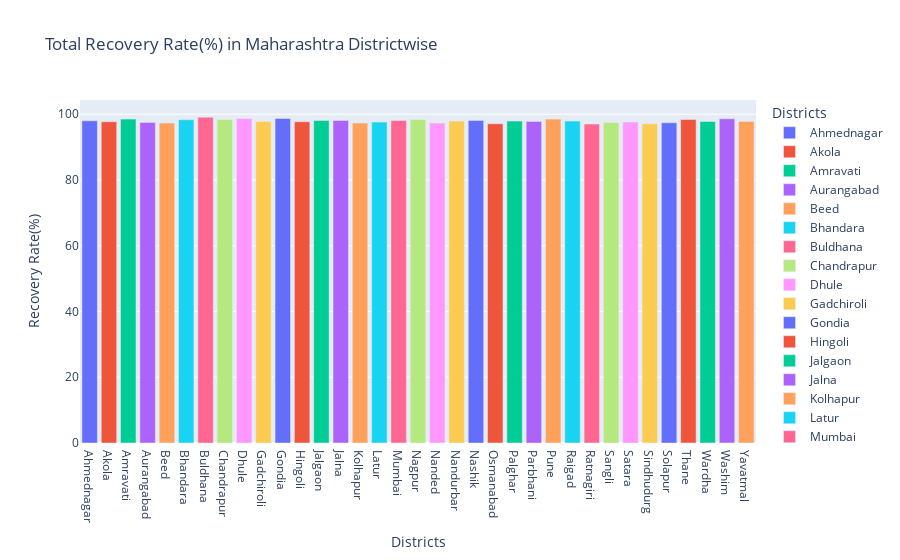

This figure's notebook cell:
### Markdown cell above
### Total Recovery Rate(%) in Maharashtra Districtwise

### Code cell
fig=px.bar(dataframe,x="Districts",y="Recovery Rate(%)",title="Total Recovery Rate(%) in Maharashtra Districtwise",color='Districts')
fig.show()

### Figure 1 — Plotly figure (JSON) as saved in the notebook; plotly's stock layout.template omitted (floating-point values rounded to 4 significant figures)
{"data": [{"alignmentgroup": "True", "hovertemplate": "Districts=%{x}<br>Recovery Rate(%)=%{y}<extra></extra>", "legendgroup": "Ahmednagar", "marker": {"color": "#636efa", "pattern": {"shape": ""}}, "name": "Ahmednagar", "offsetgroup": "Ahmednagar", "orientation": "v", "showlegend": true, "textposition": "auto", "type": "bar", "x": ["Ahmednagar"], "xaxis": "x", "y": [98], "yaxis": "y"}, {"alignmentgroup": "True", "hovertemplate": "Districts=%{x}<br>Recovery Rate(%)=%{y}<extra></extra>", "legendgroup": "Akola", "marker": {"color": "#EF553B", "pattern": {"shape": ""}}, "name": "Akola", "offsetgroup": "Akola", "orientation": "v", "showlegend": true, "textposition": "auto", "type": "bar", "x": ["Akola"], "xaxis": "x", "y": [97.7], "yaxis": "y"}, {"alignmentgroup": "True", "hovertemplate": "Districts=%{x}<br>Recovery Rate(%)=%{y}<extra></extra>", "legendgroup": "Amravati", "marker": {"color": "#00cc96", "pattern": {"shape": ""}}, "name": "Amravati", "offsetgroup": "Amravati", "orientation": "v", "showlegend": true, "textposition": "auto", "type": "bar", "x": ["Amravati"], "xaxis": "x", "y": [98.5], "yaxis": "y"}, {"alignmentgroup": "True", "hovertemplate": "Districts=%{x}<br>Recovery Rate(%)=%{y}<extra></extra>", "legendgroup": "Aurangabad", "marker": {"color": "#ab63fa", "pattern": {"shape": ""}}, "name": "Aurangabad", "offsetgroup": "Aurangabad", "orientation": "v", "showlegend": true, "textposition": "auto", "type": "bar", "x": ["Aurangabad"], "xaxis": "x", "y": [97.5], "yaxis": "y"}, {"alignmentgroup": "True", "hovertemplate": "Districts=%{x}<br>Recovery Rate(%)=%{y}<extra></extra>", "legendgroup": "Beed", "marker": {"color": "#FFA15A", "pattern": {"shape": ""}}, "name": "Beed", "offsetgroup": "Beed", "orientation": "v", "showlegend": true, "textposition": "auto", "type": "bar", "x": ["Beed"], "xaxis": "x", "y": [97.3], "yaxis": "y"}, {"alignmentgroup": "True", "hovertemplate": "Districts=%{x}<br>Recovery Rate(%)=%{y}<extra></extra>", "legendgroup": "Bhandara", "marker": {"color": "#19d3f3", "pattern": {"shape": ""}}, "name": "Bhandara", "offsetgroup": "Bhandara", "orientation": "v", "showlegend": true, "textposition": "auto", "type": "bar", "x": ["Bhandara"], "xaxis": "x", "y": [98.3], "yaxis": "y"}, {"alignmentgroup": "True", "hovertemplate": "Districts=%{x}<br>Recovery Rate(%)=%{y}<extra></extra>", "legendgroup": "Buldhana", "marker": {"color": "#FF6692", "pattern": {"shape": ""}}, "name": "Buldhana", "offsetgroup": "Buldhana", "orientation": "v", "showlegend": true, "textposition": "auto", "type": "bar", "x": ["Buldhana"], "xaxis": "x", "y": [99.1], "yaxis": "y"}, {"alignmentgroup": "True", "hovertemplate": "Districts=%{x}<br>Recovery Rate(%)=%{y}<extra></extra>", "legendgroup": "Chandrapur", "marker": {"color": "#B6E880", "pattern": {"shape": ""}}, "name": "Chandrapur", "offsetgroup": "Chandrapur", "orientation": "v", "showlegend": true, "textposition": "auto", "type": "bar", "x": ["Chandrapur"], "xaxis": "x", "y": [98.4], "yaxis": "y"}, {"alignmentgroup": "True", "hovertemplate": "Districts=%{x}<br>Recovery Rate(%)=%{y}<extra></extra>", "legendgroup": "Dhule", "marker": {"color": "#FF97FF", "pattern": {"shape": ""}}, "name": "Dhule", "offsetgroup": "Dhule", "orientation": "v", "showlegend": true, "textposition": "auto", "type": "bar", "x": ["Dhule"], "xaxis": "x", "y": [98.7], "yaxis": "y"}, {"alignmentgroup": "True", "hovertemplate": "Districts=%{x}<br>Recovery Rate(%)=%{y}<extra></extra>", "legendgroup": "Gadchiroli", "marker": {"color": "#FECB52", "pattern": {"shape": ""}}, "name": "Gadchiroli", "offsetgroup": "Gadchiroli", "orientation": "v", "showlegend": true, "textposition": "auto", "type": "bar", "x": ["Gadchiroli"], "xaxis": "x", "y": [97.8], "yaxis": "y"}, {"alignmentgroup": "True", "hovertemplate": "Districts=%{x}<br>Recovery Rate(%)=%{y}<extra></extra>", "legendgroup": "Gondia", "marker": {"color": "#636efa", "pattern": {"shape": ""}}, "name": "Gondia", "offsetgroup": "Gondia", "orientation": "v", "showlegend": true, "textposition": "auto", "type": "bar", "x": ["Gondia"], "xaxis": "x", "y": [98.7], "yaxis": "y"}, {"alignmentgroup": "True", "hovertemplate": "Districts=%{x}<br>Recovery Rate(%)=%{y}<extra></extra>", "legendgroup": "Hingoli", "marker": {"color": "#EF553B", "pattern": {"shape": ""}}, "name": "Hingoli", "offsetgroup": "Hingoli", "orientation": "v", "showlegend": true, "textposition": "auto", "type": "bar", "x": ["Hingoli"], "xaxis": "x", "y": [97.7], "yaxis": "y"}, {"alignmentgroup": "True", "hovertemplate": "Districts=%{x}<br>Recovery Rate(%)=%{y}<extra></extra>", "legendgroup": "Jalgaon", "marker": {"color": "#00cc96", "pattern": {"shape": ""}}, "name": "Jalgaon", "offsetgroup": "Jalgaon", "orientation": "v", "showlegend": true, "textposition": "auto", "type": "bar", "x": ["Jalgaon"], "xaxis": "x", "y": [98.1], "yaxis": "y"}, {"alignmentgroup": "True", "hovertemplate": "Districts=%{x}<br>Recovery Rate(%)=%{y}<extra></extra>", "legendgroup": "Jalna", "marker": {"color": "#ab63fa", "pattern": {"shape": ""}}, "name": "Jalna", "offsetgroup": "Jalna", "orientation": "v", "showlegend": true, "textposition": "auto", "type": "bar", "x": ["Jalna"], "xaxis": "x", "y": [98.1], "yaxis": "y"}, {"alignmentgroup": "True", "hovertemplate": "Districts=%{x}<br>Recovery Rate(%)=%{y}<extra></extra>", "legendgroup": "Kolhapur", "marker": {"color": "#FFA15A", "pattern": {"shape": ""}}, "name": "Kolhapur", "offsetgroup": "Kolhapur", "orientation": "v", "showlegend": true, "textposition": "auto", "type": "bar", "x": ["Kolhapur"], "xaxis": "x", "y": [97.3], "yaxis": "y"}, {"alignmentgroup": "True", "hovertemplate": "Districts=%{x}<br>Recovery Rate(%)=%{y}<extra></extra>", "legendgroup": "Latur", "marker": {"color": "#19d3f3", "pattern": {"shape": ""}}, "name": "Latur", "offsetgroup": "Latur", "orientation": "v", "showlegend": true, "textposition": "auto", "type": "bar", "x": ["Latur"], "xaxis": "x", "y": [97.6], "yaxis": "y"}, {"alignmentgroup": "True", "hovertemplate": "Districts=%{x}<br>Recovery Rate(%)=%{y}<extra></extra>", "legendgroup": "Mumbai", "marker": {"color": "#FF6692", "pattern": {"shape": ""}}, "name": "Mumbai", "offsetgroup": "Mumbai", "orientation": "v", "showlegend": true, "textposition": "auto", "type": "bar", "x": ["Mumbai"], "xaxis": "x", "y": [98.1], "yaxis": "y"}, {"alignmentgroup": "True", "hovertemplate": "Districts=%{x}<br>Recovery Rate(%)=%{y}<extra></extra>", "legendgroup": "Nagpur", "marker": {"color": "#B6E880", "pattern": {"shape": ""}}, "name": "Nagpur", "offsetgroup": "Nagpur", "orientation": "v", "showlegend": true, "textposition": "auto", "type": "bar", "x": ["Nagpur"], "xaxis": "x", "y": [98.4], "yaxis": "y"}, {"alignmentgroup": "True", "hovertemplate": "Districts=%{x}<br>Recovery Rate(%)=%{y}<extra></extra>", "legendgroup": "Nanded", "marker": {"color": "#FF97FF", "pattern": {"shape": ""}}, "name": "Nanded", "offsetgroup": "Nanded", "orientation": "v", "showlegend": true, "textposition": "auto", "type": "bar", "x": ["Nanded"], "xaxis": "x", "y": [97.3], "yaxis": "y"}, {"alignmentgroup": "True", "hovertemplate": "Districts=%{x}<br>Recovery Rate(%)=%{y}<extra></extra>", "legendgroup": "Nandurbar", "marker": {"color": "#FECB52", "pattern": {"shape": ""}}, "name": "Nandurbar", "offsetgroup": "Nandurbar", "orientation": "v", "showlegend": true, "textposition": "auto", "type": "bar", "x": ["Nandurbar"], "xaxis": "x", "y": [97.9], "yaxis": "y"}, {"alignmentgroup": "True", "hovertemplate": "Districts=%{x}<br>Recovery Rate(%)=%{y}<extra></extra>", "legendgroup": "Nashik", "marker": {"color": "#636efa", "pattern": {"shape": ""}}, "name": "Nashik", "offsetgroup": "Nashik", "orientation": "v", "showlegend": true, "textposition": "auto", "type": "bar", "x": ["Nashik"], "xaxis": "x", "y": [98.1], "yaxis": "y"}, {"alignmentgroup": "True", "hovertemplate": "Districts=%{x}<br>Recovery Rate(%)=%{y}<extra></extra>", "legendgroup": "Osmanabad", "marker": {"color": "#EF553B", "pattern": {"shape": ""}}, "name": "Osmanabad", "offsetgroup": "Osmanabad", "orientation": "v", "showlegend": true, "textposition": "auto", "type": "bar", "x": ["Osmanabad"], "xaxis": "x", "y": [97.1], "yaxis": "y"}, {"alignmentgroup": "True", "hovertemplate": "Districts=%{x}<br>Recovery Rate(%)=%{y}<extra></extra>", "legendgroup": "Palghar", "marker": {"color": "#00cc96", "pattern": {"shape": ""}}, "name": "Palghar", "offsetgroup": "Palghar", "orientation": "v", "showlegend": true, "textposition": "auto", "type": "bar", "x": ["Palghar"], "xaxis": "x", "y": [97.9], "yaxis": "y"}, {"alignmentgroup": "True", "hovertemplate": "Districts=%{x}<br>Recovery Rate(%)=%{y}<extra></extra>", "legendgroup": "Parbhani", "marker": {"color": "#ab63fa", "pattern": {"shape": ""}}, "name": "Parbhani", "offsetgroup": "Parbhani", "orientation": "v", "showlegend": true, "textposition": "auto", "type": "bar", "x": ["Parbhani"], "xaxis": "x", "y": [97.8], "yaxis": "y"}, {"alignmentgroup": "True", "hovertemplate": "Districts=%{x}<br>Recovery Rate(%)=%{y}<extra></extra>", "legendgroup": "Pune", "marker": {"color": "#FFA15A", "pattern": {"shape": ""}}, "name": "Pune", "offsetgroup": "Pune", "orientation": "v", "showlegend": true, "textposition": "auto", "type": "bar", "x": ["Pune"], "xaxis": "x", "y": [98.5], "yaxis": "y"}, {"alignmentgroup": "True", "hovertemplate": "Districts=%{x}<br>Recovery Rate(%)=%{y}<extra></extra>", "legendgroup": "Raigad", "marker": {"color": "#19d3f3", "pattern": {"shape": ""}}, "name": "Raigad", "offsetgroup": "Raigad", "orientation": "v", "showlegend": true, "textposition": "auto", "type": "bar", "x": ["Raigad"], "xaxis": "x", "y": [97.9], "yaxis": "y"}, {"alignmentgroup": "True", "hovertemplate": "Districts=%{x}<br>Recovery Rate(%)=%{y}<extra></extra>", "legendgroup": "Ratnagiri", "marker": {"color": "#FF6692", "pattern": {"shape": ""}}, "name": "Ratnagiri", "offsetgroup": "Ratnagiri", "orientation": "v", "showlegend": true, "textposition": "auto", "type": "bar", "x": ["Ratnagiri"], "xaxis": "x", "y": [97], "yaxis": "y"}, {"alignmentgroup": "True", "hovertemplate": "Districts=%{x}<br>Recovery Rate(%)=%{y}<extra></extra>", "legendgroup": "Sangli", "marker": {"color": "#B6E880", "pattern": {"shape": ""}}, "name": "Sangli", "offsetgroup": "Sangli", "orientation": "v", "showlegend": true, "textposition": "auto", "type": "bar", "x": ["Sangli"], "xaxis": "x", "y": [97.5], "yaxis": "y"}, {"alignmentgroup": "True", "hovertemplate": "Districts=%{x}<br>Recovery Rate(%)=%{y}<extra></extra>", "legendgroup": "Satara", "marker": {"color": "#FF97FF", "pattern": {"shape": ""}}, "name": "Satara", "offsetgroup": "Satara", "orientation": "v", "showlegend": true, "textposition": "auto", "type": "bar", "x": ["Satara"], "xaxis": "x", "y": [97.6], "yaxis": "y"}, {"alignmentgroup": "True", "hovertemplate": "Districts=%{x}<br>Recovery Rate(%)=%{y}<extra></extra>", "legendgroup": "Sindhudurg", "marker": {"color": "#FECB52", "pattern": {"shape": ""}}, "name": "Sindhudurg", "offsetgroup": "Sindhudurg", "orientation": "v", "showlegend": true, "textposition": "auto", "type": "bar", "x": ["Sindhudurg"], "xaxis": "x", "y": [97.1], "yaxis": "y"}, {"alignmentgroup": "True", "hovertemplate": "Districts=%{x}<br>Recovery Rate(%)=%{y}<extra></extra>", "legendgroup": "Solapur", "marker": {"color": "#636efa", "pattern": {"shape": ""}}, "name": "Solapur", "offsetgroup": "Solapur", "orientation": "v", "showlegend": true, "textposition": "auto", "type": "bar", "x": ["Solapur"], "xaxis": "x", "y": [97.4], "yaxis": "y"}, {"alignmentgroup": "True", "hovertemplate": "Districts=%{x}<br>Recovery Rate(%)=%{y}<extra></extra>", "legendgroup": "Thane", "marker": {"color": "#EF553B", "pattern": {"shape": ""}}, "name": "Thane", "offsetgroup": "Thane", "orientation": "v", "showlegend": true, "textposition": "auto", "type": "bar", "x": ["Thane"], "xaxis": "x", "y": [98.4], "yaxis": "y"}, {"alignmentgroup": "True", "hovertemplate": "Districts=%{x}<br>Recovery Rate(%)=%{y}<extra></extra>", "legendgroup": "Wardha", "marker": {"color": "#00cc96", "pattern": {"shape": ""}}, "name": "Wardha", "offsetgroup": "Wardha", "orientation": "v", "showlegend": true, "textposition": "auto", "type": "bar", "x": ["Wardha"], "xaxis": "x", "y": [97.8], "yaxis": "y"}, {"alignmentgroup": "True", "hovertemplate": "Districts=%{x}<br>Recovery Rate(%)=%{y}<extra></extra>", "legendgroup": "Washim", "marker": {"color": "#ab63fa", "pattern": {"shape": ""}}, "name": "Washim", "offsetgroup": "Washim", "orientation": "v", "showlegend": true, "textposition": "auto", "type": "bar", "x": ["Washim"], "xaxis": "x", "y": [98.6], "yaxis": "y"}, {"alignmentgroup": "True", "hovertemplate": "Districts=%{x}<br>Recovery Rate(%)=%{y}<extra></extra>", "legendgroup": "Yavatmal", "marker": {"color": "#FFA15A", "pattern": {"shape": ""}}, "name": "Yavatmal", "offsetgroup": "Yavatmal", "orientation": "v", "showlegend": true, "textposition": "auto", "type": "bar", "x": ["Yavatmal"], "xaxis": "x", "y": [97.8], "yaxis": "y"}], "layout": {"barmode": "relative", "legend": {"title": {"text": "Districts"}, "tracegroupgap": 0}, "title": {"text": "Total Recovery Rate(%) in Maharashtra Districtwise"}, "xaxis": {"anchor": "y", "categoryarray": ["Ahmednagar", "Akola", "Amravati", "Aurangabad", "Beed", "Bhandara", "Buldhana", "Chandrapur", "Dhule", "Gadchiroli", "Gondia", "Hingoli", "Jalgaon", "Jalna", "Kolhapur", "Latur", "Mumbai", "Nagpur", "Nanded", "Nandurbar", "Nashik", "Osmanabad", "Palghar", "Parbhani", "Pune", "Raigad", "Ratnagiri", "Sangli", "Satara", "Sindhudurg", "Solapur", "Thane", "Wardha", "Washim", "Yavatmal"], "categoryorder": "array", "domain": [0, 1], "title": {"text": "Districts"}}, "yaxis": {"anchor": "x", "domain": [0, 1], "title": {"text": "Recovery Rate(%)"}}}}
